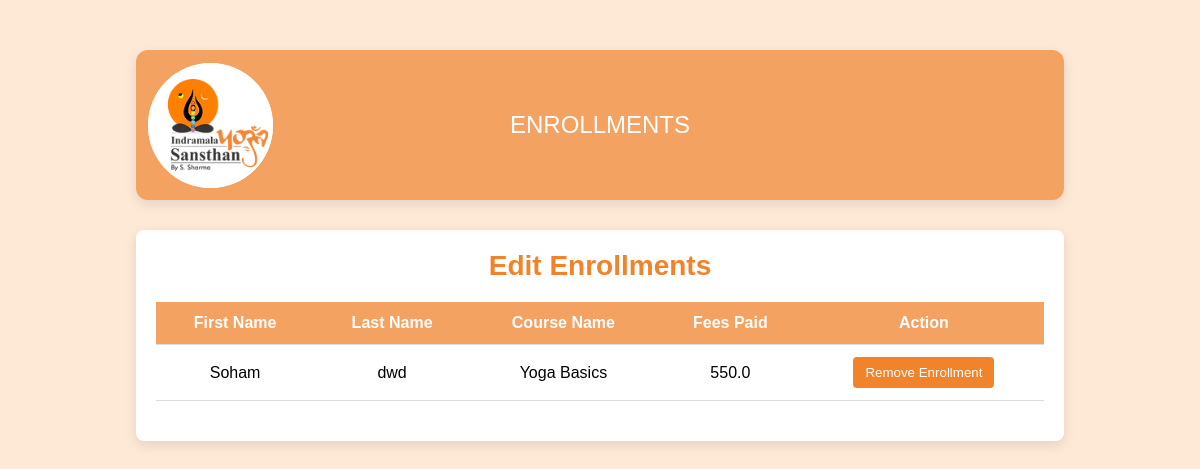
The page /edit_enrollments on the database its author committed.
### tables this page shows
CREATE TABLE applicants (
    APPID INTEGER PRIMARY KEY AUTOINCREMENT,
    UID INTEGER,
    CID INTEGER,
    Fees REAL,
    Course_name TEXT,
    FOREIGN KEY (UID) REFERENCES users(UID),
    FOREIGN KEY (CID) REFERENCES course(CID)
);

CREATE TABLE users (
    UID INTEGER PRIMARY KEY AUTOINCREMENT,
    name TEXT,
    lastname TEXT,
    Ph_no TEXT,
    gender TEXT,
    password TEXT
);

### main.py (the view)
@app.route('/edit_enrollments')
def edit_enrollments():
    db = get_db()
    cursor = db.cursor()
    cursor.execute('''
        SELECT users.name, users.lastname, applicants.Course_name, applicants.Fees, applicants.APPID
        FROM applicants
        JOIN users ON applicants.UID = users.UID
    ''')
    enrollments = cursor.fetchall()
    cursor.close()
    return render_template('enrollments.html', enrollments=enrollments)

### main.py (called while the page is built)
def get_db():
    if 'db' not in g:
        g.db = sqlite3.connect('./instances/YWS.db')
    return g.db

### templates/enrollments.html (shortened to what this page needs)
<!DOCTYPE html>
<html lang="en">
<head>
    <link rel="stylesheet" href="/static/styles/enrollments.css">
</head>
<body>
    <div class="header">
        <div class="logo">
            <div class="logo">
                <img src="/static/assets/website_icon.webp" alt="" srcset="">
            </div>
        </div>
        <div class="header1">
            <p class="head-txt">ENROLLMENTS</p>
        </div>
    </div>
    <div class="container">
        <h2>Edit Enrollments</h2>
        <table>
            <thead>
                <tr>
                    <th>First Name</th>
                    <th>Last Name</th>
                    <th>Course Name</th>
                    <th>Fees Paid</th>
                    <th>Action</th>
                </tr>
            </thead>
            <tbody>
                {% for enrollment in enrollments %}
                <tr>
                    <td>{{ enrollment[0] }}</td>
                    <td>{{ enrollment[1] }}</td>
                    <td>{{ enrollment[2] }}</td>
                    <td>{{ enrollment[3] }}</td>
                    <td><button onclick="confirmDeletion({{ enrollment[4] }})">Remove Enrollment</button></td>
                </tr>
                {% endfor %}
            </tbody>
        </table>
    </div>
</body>
</html>

### static/styles/enrollments.css (style rules this page uses)
* { margin: 0; padding: 0; box-sizing: border-box; font-family: 'Arial', sans-serif; }
.header { height: 150px; width: 80%; background-color: #f4a261; border-radius: 12px; margin: 30px auto; display: flex; align-items: center; justify-content: flex-start; padding: 12px; position: relative; box-shadow: 0px 4px 12px rgba(0, 0, 0, 0.1); }
.logo { height: 125px; width: 125px; border-radius: 50%; background-color: white; display: flex; justify-content: center; align-items: center; }
.logo img { margin-left: 15px; width: 100px; }
.header1 { position: absolute; left: 50%; transform: translateX(-50%); text-align: center; }
.head-txt { color: white; font-size: 24px; }
body { background-color: #fee9d7; padding: 20px; display: flex; flex-direction:column; justify-content: flex-start; align-items: center; min-height: 100vh; transition: opacity 0.5s ease-in; opacity: 0; }
body.loaded { opacity: 1; }
.container { width: 80%; background-color: white; box-shadow: 0px 4px 12px rgba(0, 0, 0, 0.1); padding: 20px; border-radius: 8px; }
h2 { text-align: center; color: #f1832a; margin-bottom: 20px; font-size: 28px; }
table { width: 100%; border-collapse: collapse; margin: 20px 0; }
thead { background-color: #f4a261; color: white; }
th, td { padding: 12px 15px; text-align: center; border-bottom: 1px solid #ddd; }
button { background-color: #f1832a; color: white; border: none; padding: 8px 12px; border-radius: 4px; cursor: pointer; transition: background-color 0.3s; }

### rows shown on the page
applicants: name "Soham", lastname "dwd", Course_name "Yoga Basics", Fees "550.0"
